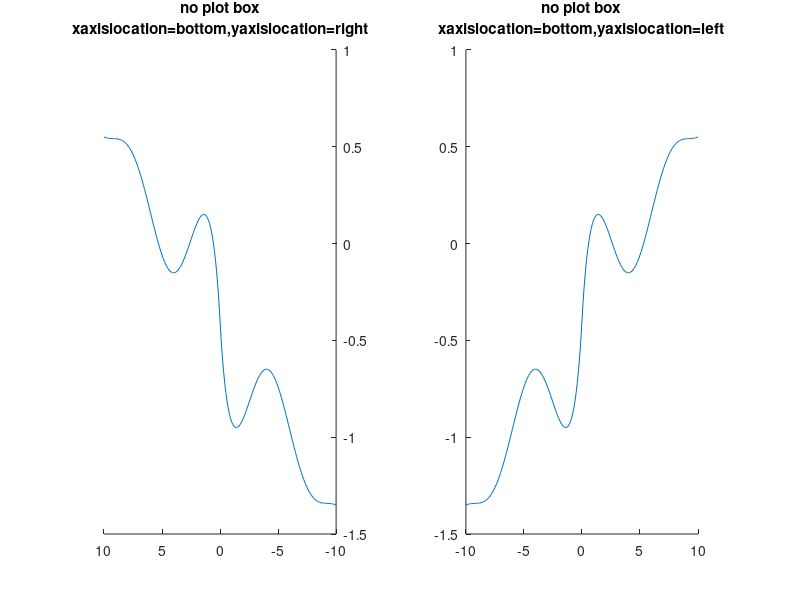

MATLAB code for this plot:
%xaxislocation & yaxislocation charts 
%and reverse both x and y axis in Octave
close all; clear all; clc;
figure("name",upper('xaxislocation & yaxislocation charts'), ...
 "position",[34 118 560 420])
%%%%%%%%%%%%%%%%%
subplot(1,2,1)
x=-10:0.1:10;
y=sin(x)./(1+abs(x))+0.1*x-0.4;
plot(x,y);
title("no plot box");
set(gca,"xaxislocation","bottom");
set(gca,"yaxislocation","right");
box off;
title({"no plot box","xaxislocation=bottom,yaxislocation=right"});
set(gca(),"xdir","reverse")
%set(gca(),"ydir","reverse")
%%%%%%%%%%%%%%%%%%
subplot(1,2,2)
x=-10:0.1:10;
y=sin(x)./(1+abs(x))+0.1*x-0.4;
plot(x,y);
set(gca,"xaxislocation","bottom");
set(gca,"yaxislocation","left");
box off;
title({"no plot box","xaxislocation=bottom,yaxislocation=left"});
